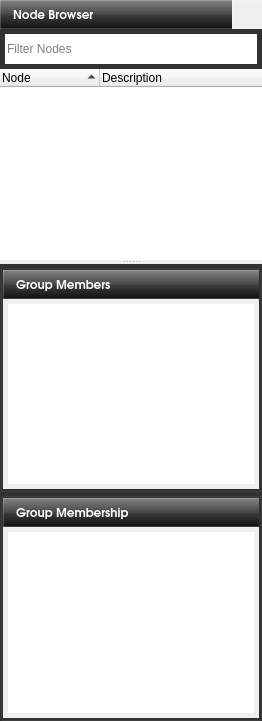
     <widget class="QWidget" name="layoutWidget_2">
      <layout class="QVBoxLayout" name="verticalLayout">
       <property name="spacing">
        <number>0</number>
       </property>
       <property name="margin">
        <number>0</number>
       </property>
       <item>
        <widget class="QWidget" name="widget_4" native="true">
         <layout class="QGridLayout" name="gridLayout_19">
          <property name="margin">
           <number>0</number>
          </property>
          <property name="spacing">
           <number>0</number>
          </property>
          <item row="0" column="0">
           <widget class="QLabel" name="label_3">
            <property name="sizePolicy">
             <sizepolicy hsizetype="Fixed" vsizetype="Preferred">
              <horstretch>0</horstretch>
              <verstretch>0</verstretch>
             </sizepolicy>
            </property>
            <property name="styleSheet">
             <string notr="true">background-color: qlineargradient(spread:pad, x1:0.5, y1:0, x2:0.5, y2:1, stop:0 rgba(132, 132, 132, 255), stop:0.501481 rgba(70, 70, 70, 255), stop:0.503057 rgba(62, 62, 62, 255), stop:1 rgba(16, 16, 16, 255));
color:rgb(255,255,255);
/*qlineargradient(spread:pad, x1:0.5, y1:1, x2:0.5, y2:0, stop:0 rgba(183, 100, 124, 255), stop:0.0212465 rgba(91, 33, 50, 255), stop:0.521739 rgba(152, 86, 105, 255), stop:0.527174 rgba(155, 98, 115, 255), stop:0.983696 rgba(184, 141, 153, 255), stop:1 rgba(220, 173, 186, 255));*/
/*background-color: qlineargradient(spread:pad, x1:1, y1:1, x2:0, y2:0, stop:0 rgba(219, 219, 219, 100), stop:1 rgba(255, 255, 255, 100));*/
border-top: 1px solid rgba(255,255,255,50);
border-right: 0px solid rgba(255,255,255,50);
border-bottom: 1px solid rgba(255,255,255,50);
border-left: 1px solid rgba(255,255,255,50);
padding-left: 5px;</string>
            </property>
            <property name="text">
             <string/>
            </property>
            <property name="pixmap">
             <pixmap resource="data.qrc">:/icons/workgroup16.png</pixmap>
            </property>
            <property name="scaledContents">
             <bool>false</bool>
            </property>
            <property name="margin">
             <number>0</number>
            </property>
            <property name="indent">
             <number>0</number>
            </property>
           </widget>
          </item>
          <item row="0" column="1">
           <widget class="QLabel" name="label_7">
            <property name="sizePolicy">
             <sizepolicy hsizetype="Preferred" vsizetype="Preferred">
              <horstretch>0</horstretch>
              <verstretch>0</verstretch>
             </sizepolicy>
            </property>
            <property name="minimumSize">
             <size>
              <width>0</width>
              <height>29</height>
             </size>
            </property>
            <property name="maximumSize">
             <size>
              <width>16777215</width>
              <height>29</height>
             </size>
            </property>
            <property name="font">
             <font>
              <family>URW Gothic L</family>
              <pointsize>9</pointsize>
              <weight>75</weight>
              <bold>true</bold>
              <underline>false</underline>
             </font>
            </property>
            <property name="styleSheet">
             <string notr="true">background-color: qlineargradient(spread:pad, x1:0.5, y1:0, x2:0.5, y2:1, stop:0 rgba(132, 132, 132, 255), stop:0.501481 rgba(70, 70, 70, 255), stop:0.503057 rgba(62, 62, 62, 255), stop:1 rgba(16, 16, 16, 255));
color:rgb(255,255,255);
/*qlineargradient(spread:pad, x1:0.5, y1:1, x2:0.5, y2:0, stop:0 rgba(183, 100, 124, 255), stop:0.0212465 rgba(91, 33, 50, 255), stop:0.521739 rgba(152, 86, 105, 255), stop:0.527174 rgba(155, 98, 115, 255), stop:0.983696 rgba(184, 141, 153, 255), stop:1 rgba(220, 173, 186, 255));*/
/*background-color: qlineargradient(spread:pad, x1:1, y1:1, x2:0, y2:0, stop:0 rgba(219, 219, 219, 100), stop:1 rgba(255, 255, 255, 100));*/
border-top: 1px solid rgba(255,255,255,50);
border-right: 0px solid rgba(255,255,255,50);
border-bottom: 1px solid rgba(255,255,255,50);
border-left: 0px solid rgba(255,255,255,50);</string>
            </property>
            <property name="text">
             <string>Node Browser</string>
            </property>
            <property name="margin">
             <number>5</number>
            </property>
            <property name="indent">
             <number>0</number>
            </property>
           </widget>
          </item>
          <item row="0" column="2">
           <widget class="QPushButton" name="pushRefreshNodes">
            <property name="minimumSize">
             <size>
              <width>30</width>
              <height>29</height>
             </size>
            </property>
            <property name="maximumSize">
             <size>
              <width>30</width>
              <height>16777215</height>
             </size>
            </property>
            <property name="autoFillBackground">
             <bool>false</bool>
            </property>
            <property name="styleSheet">
             <string notr="true">border: 1px solid rgba(255,255,255,50);
border-radius: 0px;</string>
            </property>
            <property name="text">
             <string/>
            </property>
            <property name="icon">
             <iconset resource="data.qrc">
              <normaloff>:/icons/refresh32.png</normaloff>:/icons/refresh32.png</iconset>
            </property>
            <property name="flat">
             <bool>false</bool>
            </property>
           </widget>
          </item>
         </layout>
        </widget>
       </item>
       <item>
        <widget class="QStackedWidget" name="stackScreens">
         <property name="currentIndex">
          <number>0</number>
         </property>
         <widget class="QWidget" name="pageDomain">
          <layout class="QGridLayout" name="gridLayout_4">
           <property name="margin">
            <number>0</number>
           </property>
           <property name="spacing">
            <number>0</number>
           </property>
           <item row="1" column="0">
            <widget class="QSplitter" name="splitter_2">
             <property name="sizePolicy">
              <sizepolicy hsizetype="Preferred" vsizetype="Preferred">
               <horstretch>0</horstretch>
               <verstretch>0</verstretch>
              </sizepolicy>
             </property>
             <property name="orientation">
              <enum>Qt::Vertical</enum>
             </property>
             <property name="opaqueResize">
              <bool>false</bool>
             </property>
             <widget class="QWidget" name="widgetNodes" native="true">
              <property name="sizePolicy">
               <sizepolicy hsizetype="Preferred" vsizetype="Preferred">
                <horstretch>0</horstretch>
                <verstretch>0</verstretch>
               </sizepolicy>
              </property>
              <property name="minimumSize">
               <size>
                <width>0</width>
                <height>0</height>
               </size>
              </property>
              <property name="styleSheet">
               <string notr="true">#widgetNodes{background-color: rgb(50, 50, 50);}</string>
              </property>
              <layout class="QGridLayout" name="gridLayout_21">
               <property name="margin">
                <number>0</number>
               </property>
               <property name="spacing">
                <number>0</number>
               </property>
               <item row="1" column="0">
                <widget class="QTreeWidget" name="treeComputers">
                 <property name="sizePolicy">
                  <sizepolicy hsizetype="Expanding" vsizetype="Expanding">
                   <horstretch>0</horstretch>
                   <verstretch>2</verstretch>
                  </sizepolicy>
                 </property>
                 <property name="minimumSize">
                  <size>
                   <width>200</width>
                   <height>0</height>
                  </size>
                 </property>
                 <property name="font">
                  <font>
                   <pointsize>8</pointsize>
                  </font>
                 </property>
                 <property name="frameShape">
                  <enum>QFrame::NoFrame</enum>
                 </property>
                 <property name="alternatingRowColors">
                  <bool>false</bool>
                 </property>
                 <property name="selectionMode">
                  <enum>QAbstractItemView::ExtendedSelection</enum>
                 </property>
                 <property name="iconSize">
                  <size>
                   <width>15</width>
                   <height>15</height>
                  </size>
                 </property>
                 <property name="verticalScrollMode">
                  <enum>QAbstractItemView::ScrollPerPixel</enum>
                 </property>
                 <property name="horizontalScrollMode">
                  <enum>QAbstractItemView::ScrollPerPixel</enum>
                 </property>
                 <property name="autoExpandDelay">
                  <number>0</number>
                 </property>
                 <property name="uniformRowHeights">
                  <bool>true</bool>
                 </property>
                 <property name="sortingEnabled">
                  <bool>true</bool>
                 </property>
                 <property name="animated">
                  <bool>false</bool>
                 </property>
                 <property name="allColumnsShowFocus">
                  <bool>true</bool>
                 </property>
                 <property name="wordWrap">
                  <bool>true</bool>
                 </property>
                 <property name="headerHidden">
                  <bool>false</bool>
                 </property>
                 <property name="expandsOnDoubleClick">
                  <bool>true</bool>
                 </property>
                 <attribute name="headerVisible">
                  <bool>true</bool>
                 </attribute>
                 <attribute name="headerCascadingSectionResizes">
                  <bool>true</bool>
                 </attribute>
                 <attribute name="headerHighlightSections">
                  <bool>true</bool>
                 </attribute>
                 <attribute name="headerMinimumSectionSize">
                  <number>50</number>
                 </attribute>
                 <column>
                  <property name="text">
                   <string>Node</string>
                  </property>
                 </column>
                 <column>
                  <property name="text">
                   <string>Description</string>
                  </property>
                 </column>
                </widget>
               </item>
               <item row="0" column="0">
                <widget class="QLineEdit" name="lineFilterNodes">
                 <property name="minimumSize">
                  <size>
                   <width>0</width>
                   <height>40</height>
                  </size>
                 </property>
                 <property name="styleSheet">
                  <string notr="true">margin: 5px;</string>
                 </property>
                 <property name="frame">
                  <bool>false</bool>
                 </property>
                 <property name="placeholderText">
                  <string>Filter Nodes</string>
                 </property>
                </widget>
               </item>
              </layout>
             </widget>
             <widget class="QWidget" name="widgetDetails" native="true">
              <property name="sizePolicy">
               <sizepolicy hsizetype="Preferred" vsizetype="Preferred">
                <horstretch>0</horstretch>
                <verstretch>0</verstretch>
               </sizepolicy>
              </property>
              <property name="styleSheet">
               <string notr="true">#widgetDetails{background-color: rgb(50, 50, 50);}</string>
              </property>
              <layout class="QGridLayout" name="gridLayout_20">
               <property name="margin">
                <number>0</number>
               </property>
               <property name="spacing">
                <number>0</number>
               </property>
               <item row="0" column="0">
                <widget class="QGroupBox" name="groupGMembers">
                 <property name="sizePolicy">
                  <sizepolicy hsizetype="Preferred" vsizetype="Preferred">
                   <horstretch>0</horstretch>
                   <verstretch>0</verstretch>
                  </sizepolicy>
                 </property>
                 <property name="title">
                  <string/>
                 </property>
                 <property name="flat">
                  <bool>true</bool>
                 </property>
                 <layout class="QGridLayout" name="gridLayout_9">
                  <property name="margin">
                   <number>0</number>
                  </property>
                  <property name="spacing">
                   <number>0</number>
                  </property>
                  <item row="1" column="0" colspan="3">
                   <widget class="QListWidget" name="listGroupMembers">
                    <property name="sizePolicy">
                     <sizepolicy hsizetype="Preferred" vsizetype="Preferred">
                      <horstretch>0</horstretch>
                      <verstretch>1</verstretch>
                     </sizepolicy>
                    </property>
                    <property name="font">
                     <font>
                      <pointsize>8</pointsize>
                      <underline>false</underline>
                      <strikeout>false</strikeout>
                     </font>
                    </property>
                    <property name="styleSheet">
                     <string notr="true">#listGroupMembers { padding: 5px; font-size: 8pt}</string>
                    </property>
                    <property name="frameShape">
                     <enum>QFrame::NoFrame</enum>
                    </property>
                   </widget>
                  </item>
                  <item row="0" column="0">
                   <widget class="QLabel" name="label_12">
                    <property name="sizePolicy">
                     <sizepolicy hsizetype="Fixed" vsizetype="Preferred">
                      <horstretch>0</horstretch>
                      <verstretch>0</verstretch>
                     </sizepolicy>
                    </property>
                    <property name="styleSheet">
                     <string notr="true">background-color: qlineargradient(spread:pad, x1:0.5, y1:0, x2:0.5, y2:1, stop:0 rgba(132, 132, 132, 255), stop:0.501481 rgba(70, 70, 70, 255), stop:0.503057 rgba(62, 62, 62, 255), stop:1 rgba(16, 16, 16, 255));
color:rgb(255,255,255);
/*qlineargradient(spread:pad, x1:0.5, y1:1, x2:0.5, y2:0, stop:0 rgba(183, 100, 124, 255), stop:0.0212465 rgba(91, 33, 50, 255), stop:0.521739 rgba(152, 86, 105, 255), stop:0.527174 rgba(155, 98, 115, 255), stop:0.983696 rgba(184, 141, 153, 255), stop:1 rgba(220, 173, 186, 255));*/
/*background-color: qlineargradient(spread:pad, x1:1, y1:1, x2:0, y2:0, stop:0 rgba(219, 219, 219, 100), stop:1 rgba(255, 255, 255, 100));*/
border-top: 1px solid rgba(255,255,255,50);
border-right: 0px solid rgba(255,255,255,50);
border-bottom: 1px solid rgba(255,255,255,50);
border-left: 1px solid rgba(255,255,255,50);
padding-left: 5px;</string>
                    </property>
                    <property name="text">
                     <string/>
                    </property>
                    <property name="pixmap">
                     <pixmap resource="data.qrc">:/icons/computer16.png</pixmap>
                    </property>
                    <property name="scaledContents">
                     <bool>false</bool>
                    </property>
                    <property name="margin">
                     <number>0</number>
                    </property>
                    <property name="indent">
                     <number>0</number>
                    </property>
                   </widget>
                  </item>
                  <item row="0" column="1" colspan="2">
                   <widget class="QLabel" name="label_9">
                    <property name="sizePolicy">
                     <sizepolicy hsizetype="Preferred" vsizetype="Preferred">
                      <horstretch>0</horstretch>
                      <verstretch>0</verstretch>
                     </sizepolicy>
                    </property>
                    <property name="minimumSize">
                     <size>
                      <width>0</width>
                      <height>29</height>
                     </size>
                    </property>
                    <property name="maximumSize">
                     <size>
                      <width>16777215</width>
                      <height>29</height>
                     </size>
                    </property>
                    <property name="font">
                     <font>
                      <family>URW Gothic L</family>
                      <pointsize>9</pointsize>
                      <weight>75</weight>
                      <bold>true</bold>
                      <underline>false</underline>
                     </font>
                    </property>
                    <property name="styleSheet">
                     <string notr="true">background-color: qlineargradient(spread:pad, x1:0.5, y1:0, x2:0.5, y2:1, stop:0 rgba(132, 132, 132, 255), stop:0.501481 rgba(70, 70, 70, 255), stop:0.503057 rgba(62, 62, 62, 255), stop:1 rgba(16, 16, 16, 255));
color:rgb(255,255,255);
/*qlineargradient(spread:pad, x1:0.5, y1:1, x2:0.5, y2:0, stop:0 rgba(183, 100, 124, 255), stop:0.0212465 rgba(91, 33, 50, 255), stop:0.521739 rgba(152, 86, 105, 255), stop:0.527174 rgba(155, 98, 115, 255), stop:0.983696 rgba(184, 141, 153, 255), stop:1 rgba(220, 173, 186, 255));*/
/*background-color: qlineargradient(spread:pad, x1:1, y1:1, x2:0, y2:0, stop:0 rgba(219, 219, 219, 100), stop:1 rgba(255, 255, 255, 100));*/
border-top: 1px solid rgba(255,255,255,50);
border-right: 0px solid rgba(255,255,255,50);
border-bottom: 1px solid rgba(255,255,255,50);
border-left: 0px solid rgba(255,255,255,50);</string>
                    </property>
                    <property name="text">
                     <string>Group Members</string>
                    </property>
                    <property name="margin">
                     <number>5</number>
                    </property>
                    <property name="indent">
                     <number>0</number>
                    </property>
                   </widget>
                  </item>
                 </layout>
                </widget>
               </item>
               <item row="1" column="0">
                <widget class="QGroupBox" name="groupGMembership">
                 <property name="sizePolicy">
                  <sizepolicy hsizetype="Preferred" vsizetype="Preferred">
                   <horstretch>0</horstretch>
                   <verstretch>0</verstretch>
                  </sizepolicy>
                 </property>
                 <property name="title">
                  <string/>
                 </property>
                 <property name="alignment">
                  <set>Qt::AlignLeading|Qt::AlignLeft|Qt::AlignVCenter</set>
                 </property>
                 <property name="flat">
                  <bool>true</bool>
                 </property>
                 <layout class="QGridLayout" name="gridLayout_2">
                  <property name="margin">
                   <number>0</number>
                  </property>
                  <property name="spacing">
                   <number>0</number>
                  </property>
                  <item row="0" column="0">
                   <widget class="QLabel" name="label_13">
                    <property name="sizePolicy">
                     <sizepolicy hsizetype="Fixed" vsizetype="Preferred">
                      <horstretch>0</horstretch>
                      <verstretch>0</verstretch>
                     </sizepolicy>
                    </property>
                    <property name="styleSheet">
                     <string notr="true">background-color: qlineargradient(spread:pad, x1:0.5, y1:0, x2:0.5, y2:1, stop:0 rgba(132, 132, 132, 255), stop:0.501481 rgba(70, 70, 70, 255), stop:0.503057 rgba(62, 62, 62, 255), stop:1 rgba(16, 16, 16, 255));
color:rgb(255,255,255);
/*qlineargradient(spread:pad, x1:0.5, y1:1, x2:0.5, y2:0, stop:0 rgba(183, 100, 124, 255), stop:0.0212465 rgba(91, 33, 50, 255), stop:0.521739 rgba(152, 86, 105, 255), stop:0.527174 rgba(155, 98, 115, 255), stop:0.983696 rgba(184, 141, 153, 255), stop:1 rgba(220, 173, 186, 255));*/
/*background-color: qlineargradient(spread:pad, x1:1, y1:1, x2:0, y2:0, stop:0 rgba(219, 219, 219, 100), stop:1 rgba(255, 255, 255, 100));*/
border-top: 1px solid rgba(255,255,255,50);
border-right: 0px solid rgba(255,255,255,50);
border-bottom: 1px solid rgba(255,255,255,50);
border-left: 1px solid rgba(255,255,255,50);
padding-left: 5px;</string>
                    </property>
                    <property name="text">
                     <string/>
                    </property>
                    <property name="pixmap">
                     <pixmap resource="data.qrc">:/icons/computer16.png</pixmap>
                    </property>
                    <property name="scaledContents">
                     <bool>false</bool>
                    </property>
                    <property name="margin">
                     <number>0</number>
                    </property>
                    <property name="indent">
                     <number>0</number>
                    </property>
                   </widget>
                  </item>
                  <item row="0" column="1" colspan="2">
                   <widget class="QLabel" name="label_11">
                    <property name="sizePolicy">
                     <sizepolicy hsizetype="Preferred" vsizetype="Preferred">
                      <horstretch>0</horstretch>
                      <verstretch>0</verstretch>
                     </sizepolicy>
                    </property>
                    <property name="minimumSize">
                     <size>
                      <width>0</width>
                      <height>29</height>
                     </size>
                    </property>
                    <property name="maximumSize">
                     <size>
                      <width>16777215</width>
                      <height>29</height>
                     </size>
                    </property>
                    <property name="font">
                     <font>
                      <family>URW Gothic L</family>
                      <pointsize>9</pointsize>
                      <weight>75</weight>
                      <bold>true</bold>
                      <underline>false</underline>
                     </font>
                    </property>
                    <property name="styleSheet">
                     <string notr="true">background-color: qlineargradient(spread:pad, x1:0.5, y1:0, x2:0.5, y2:1, stop:0 rgba(132, 132, 132, 255), stop:0.501481 rgba(70, 70, 70, 255), stop:0.503057 rgba(62, 62, 62, 255), stop:1 rgba(16, 16, 16, 255));
color:rgb(255,255,255);
/*qlineargradient(spread:pad, x1:0.5, y1:1, x2:0.5, y2:0, stop:0 rgba(183, 100, 124, 255), stop:0.0212465 rgba(91, 33, 50, 255), stop:0.521739 rgba(152, 86, 105, 255), stop:0.527174 rgba(155, 98, 115, 255), stop:0.983696 rgba(184, 141, 153, 255), stop:1 rgba(220, 173, 186, 255));*/
/*background-color: qlineargradient(spread:pad, x1:1, y1:1, x2:0, y2:0, stop:0 rgba(219, 219, 219, 100), stop:1 rgba(255, 255, 255, 100));*/
border-top: 1px solid rgba(255,255,255,50);
border-right: 0px solid rgba(255,255,255,50);
border-bottom: 1px solid rgba(255,255,255,50);
border-left: 0px solid rgba(255,255,255,50);</string>
                    </property>
                    <property name="text">
                     <string>Group Membership</string>
                    </property>
                    <property name="margin">
                     <number>5</number>
                    </property>
                    <property name="indent">
                     <number>0</number>
                    </property>
                   </widget>
                  </item>
                  <item row="1" column="0" colspan="3">
                   <widget class="QListWidget" name="listGMemberships">
                    <property name="sizePolicy">
                     <sizepolicy hsizetype="Preferred" vsizetype="Preferred">
                      <horstretch>0</horstretch>
                      <verstretch>1</verstretch>
                     </sizepolicy>
                    </property>
                    <property name="font">
                     <font>
                      <pointsize>8</pointsize>
                      <underline>false</underline>
                      <strikeout>false</strikeout>
                     </font>
                    </property>
                    <property name="styleSheet">
                     <string notr="true">#listGMemberships { padding: 5px; font-size: 8pt}</string>
                    </property>
                    <property name="frameShape">
                     <enum>QFrame::NoFrame</enum>
                    </property>
                   </widget>
                  </item>
                 </layout>
                </widget>
               </item>
              </layout>
             </widget>
            </widget>
           </item>
          </layout>
         </widget>
        </widget>
       </item>
      </layout>
     </widget>
